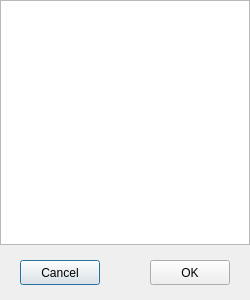
<?xml version="1.0" encoding="UTF-8"?>
<ui version="4.0">
 <class>JumperSelector</class>
 <widget class="QDialog" name="JumperSelector">
  <property name="geometry">
   <rect>
    <x>0</x>
    <y>0</y>
    <width>250</width>
    <height>300</height>
   </rect>
  </property>
  <property name="windowTitle">
   <string>Dialog</string>
  </property>
  <widget class="QListWidget" name="jumperListWidget">
   <property name="geometry">
    <rect>
     <x>0</x>
     <y>0</y>
     <width>250</width>
     <height>245</height>
    </rect>
   </property>
  </widget>
  <widget class="QPushButton" name="cancelButton">
   <property name="geometry">
    <rect>
     <x>20</x>
     <y>260</y>
     <width>80</width>
     <height>25</height>
    </rect>
   </property>
   <property name="text">
    <string>Cancel</string>
   </property>
  </widget>
  <widget class="QPushButton" name="okButton">
   <property name="geometry">
    <rect>
     <x>150</x>
     <y>260</y>
     <width>80</width>
     <height>25</height>
    </rect>
   </property>
   <property name="text">
    <string>OK</string>
   </property>
  </widget>
 </widget>
 <resources/>
 <connections/>
</ui>
